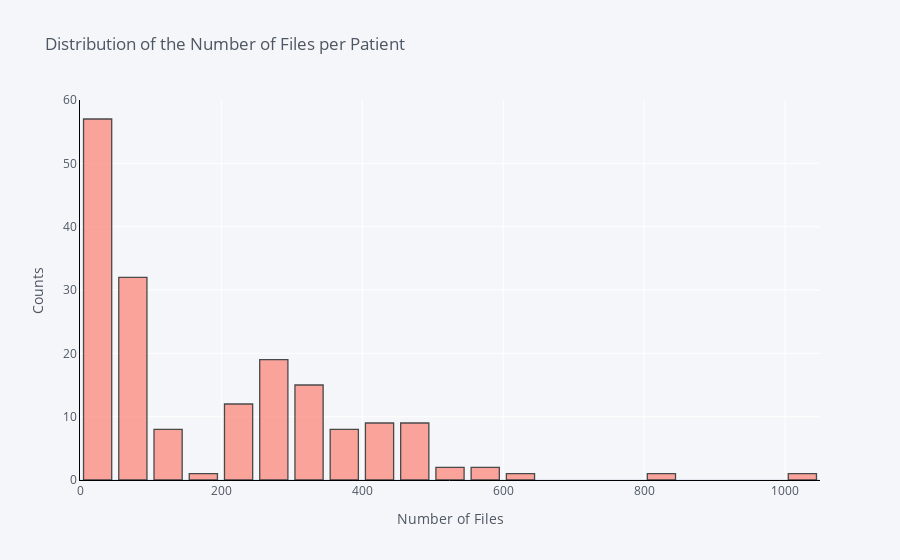

Here is the notebook cell this chart was saved with:
### Markdown cell above
As we can see the number of rows of data as well as the number of images per patient is more than one. The rows of data is greater than one because every patient has multiple given FVC readings. There is more than one image per patient because a CT scan consists of more than one image.

### Code cell
file= pd.DataFrame(files)
file.iplot(kind='hist',
                              xTitle='Number of Files', 
                              yTitle='Counts',
                              linecolor='black', 
                              opacity=0.7,
                              color='#FB8072',
                              theme='pearl',
                              bargap=0.2,
                              gridcolor='white',
                              title='Distribution of the Number of Files per Patient')

### Figure 1 — Plotly figure (JSON) as saved in the notebook; plotly's stock layout.template omitted (floating-point values rounded to 4 significant figures; data arrays with more than 128 entries replaced by an {"elided": "..."} marker saying what was removed)
{"data": [{"histfunc": "count", "histnorm": "", "marker": {"color": "rgba(251, 128, 114, 1.0)", "line": {"color": "#000000", "width": 1.3}}, "name": "0", "opacity": 0.7, "orientation": "v", "type": "histogram", "x": {"elided": "177 int values"}}], "layout": {"bargap": 0.2, "barmode": "overlay", "legend": {"bgcolor": "#F5F6F9", "font": {"color": "#4D5663"}}, "paper_bgcolor": "#F5F6F9", "plot_bgcolor": "#F5F6F9", "title": {"font": {"color": "#4D5663"}, "text": "Distribution of the Number of Files per Patient"}, "xaxis": {"gridcolor": "white", "linecolor": "black", "showgrid": true, "tickfont": {"color": "#4D5663"}, "title": {"font": {"color": "#4D5663"}, "text": "Number of Files"}, "zerolinecolor": "#E1E5ED"}, "yaxis": {"gridcolor": "white", "linecolor": "black", "showgrid": true, "tickfont": {"color": "#4D5663"}, "title": {"font": {"color": "#4D5663"}, "text": "Counts"}, "zerolinecolor": "#E1E5ED"}}}
